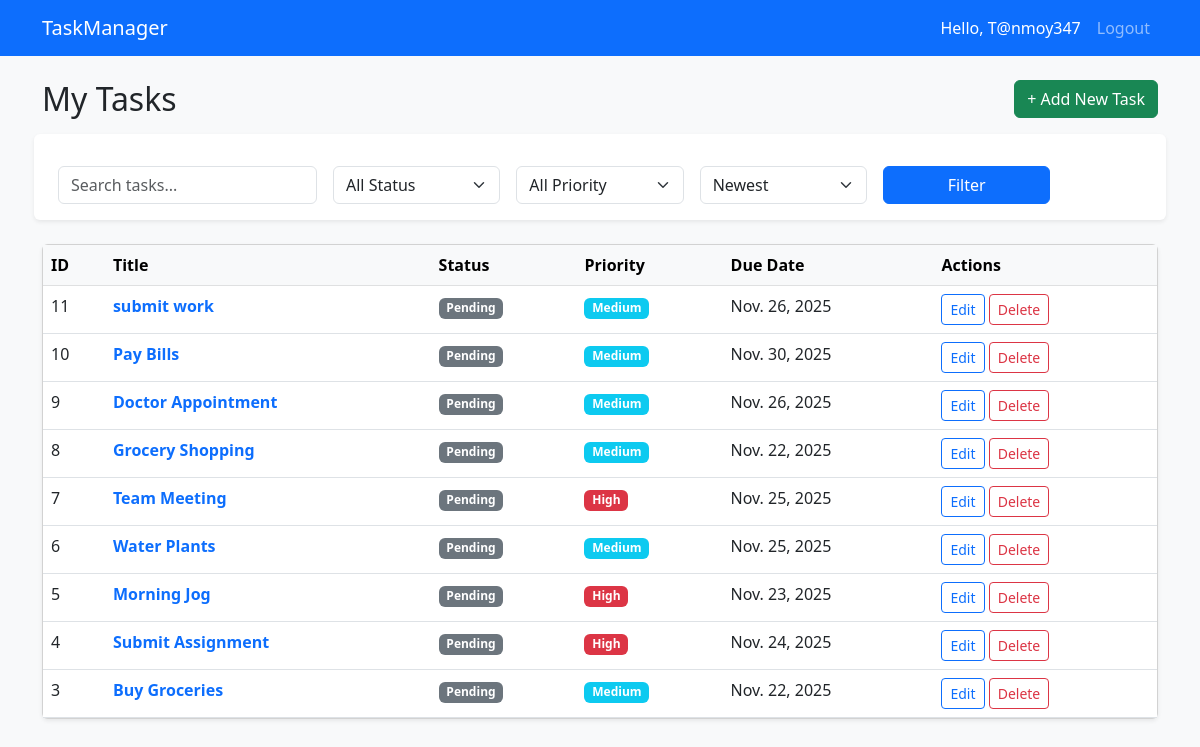
Screenshot of / (signed in) with the database file from the repository.
### tasks/models.py (models this page shows, shortened)
class Task(models.Model):
    STATUS_CHOICES = [
        ('Pending', 'Pending'),
        ('In Progress', 'In Progress'),
        ('Completed', 'Completed'),
    ]
    PRIORITY_CHOICES = [
        ('Low', 'Low'),
        ('Medium', 'Medium'),
        ('High', 'High'),
    ]
    title = models.CharField(max_length=200)
    description = models.TextField(blank=True, null=True)
    status = models.CharField(max_length=20, choices=STATUS_CHOICES, default='Pending')
    priority = models.CharField(max_length=10, choices=PRIORITY_CHOICES, default='Medium')
    due_date = models.DateField()
    created_at = models.DateTimeField(auto_now_add=True)
    updated_at = models.DateTimeField(auto_now=True)
    owner = models.ForeignKey(User, on_delete=models.CASCADE)

### tasks/views.py (the view)
# urls.py: path('', views.task_list, name='task_list'),
@login_required
def task_list(request):
    tasks = Task.objects.filter(owner=request.user)
    search_query = request.GET.get('search')
    if search_query:
        tasks = tasks.filter(
            Q(title__icontains=search_query) |
            Q(description__icontains=search_query)
        )
    status_filter = request.GET.get('status')
    if status_filter:
        tasks = tasks.filter(status=status_filter)
    priority_filter = request.GET.get('priority')
    if priority_filter:
        tasks = tasks.filter(priority=priority_filter)
    due_date_filter = request.GET.get('due_date')
    today = date.today()
    if due_date_filter == 'today':
        tasks = tasks.filter(due_date=today)
    elif due_date_filter == 'this_week':
        start_week = today - timedelta(days=today.weekday())
        end_week = start_week + timedelta(days=6)
        tasks = tasks.filter(due_date__range=[start_week, end_week])
    elif due_date_filter == 'overdue':
        tasks = tasks.filter(due_date__lt=today, status__in=['Pending', 'In Progress'])
    sort_by = request.GET.get('sort')
    if sort_by == 'oldest':
        tasks = tasks.order_by('created_at')
    else:
        tasks = tasks.order_by('-created_at') # Default newest
    return render(request, 'tasks/task_list.html', {'tasks': tasks})

### tasks/templates/tasks/task_list.html (shortened to what this page needs)
{% extends 'tasks/base.html' %}
{% block content %}
<div class="row mb-4">
    <div class="col-md-8">
        <h2>My Tasks</h2>
    </div>
    <div class="col-md-4 text-end">
        <a href="{% url 'create_task' %}" class="btn btn-success">+ Add New Task</a>
    </div>
</div>
<form method="get" class="row g-3 mb-4 bg-white p-3 rounded shadow-sm">
    <div class="col-md-3">
        <input type="text" name="search" class="form-control" placeholder="Search tasks..." value="{{ request.GET.search }}">
    </div>
    <div class="col-md-2">
        <select name="status" class="form-select">
            <option value="">All Status</option>
        </select>
    </div>
    <div class="col-md-2">
        <select name="priority" class="form-select">
            <option value="">All Priority</option>
        </select>
    </div>
    <div class="col-md-2">
        <select name="sort" class="form-select">
            <option value="newest" {% if request.GET.sort == 'newest' %}selected{% endif %}>Newest</option>
        </select>
    </div>
    <div class="col-md-2">
        <button type="submit" class="btn btn-primary w-100">Filter</button>
    </div>
</form>
<div class="card shadow-sm">
    <div class="card-body p-0">
        <table class="table table-hover mb-0">
            <thead class="table-light">
                <tr>
                    <th>ID</th>
                    <th>Title</th>
                    <th>Status</th>
                    <th>Priority</th>
                    <th>Due Date</th>
                    <th>Actions</th>
                </tr>
            </thead>
            <tbody>
                {% for task in tasks %}
                <tr>
                    <td>{{ task.id }}</td>
                    <td><a href="{% url 'task_detail' task.id %}" class="text-decoration-none fw-bold">{{ task.title }}</a></td>
                    <td>
                        <span class="badge bg-{% if task.status == 'Completed' %}success{% elif task.status == 'In Progress' %}warning{% else %}secondary{% endif %}">
                            {{ task.status }}
                        </span>
                    </td>
                    <td>
                        <span class="badge bg-{% if task.priority == 'High' %}danger{% elif task.priority == 'Medium' %}info{% else %}light text-dark{% endif %}">
                            {{ task.priority }}
                        </span>
                    </td>
                    <td>{{ task.due_date }}</td>
                    <td>
                        <a href="{% url 'update_task' task.id %}" class="btn btn-sm btn-outline-primary">Edit</a>
                        <a href="{% url 'delete_task' task.id %}" class="btn btn-sm btn-outline-danger">Delete</a>
                    </td>
                </tr>
                {% empty %}
                <tr>
                    <td colspan="6" class="text-center py-4">No tasks found.</td>
                </tr>
                {% endfor %}
            </tbody>
        </table>
    </div>
</div>
{% endblock %}

### tasks/templates/tasks/base.html (shortened to what this page needs)
<!DOCTYPE html>
<html lang="en">
<head>
    <link href="https://cdn.jsdelivr.net/npm/bootstrap@5.3.0/dist/css/bootstrap.min.css" rel="stylesheet">
</head>
<body class="bg-light">
    <nav class="navbar navbar-expand-lg navbar-dark bg-primary mb-4">
        <div class="container">
            <a class="navbar-brand" href="{% url 'task_list' %}">TaskManager</a>
            <div class="navbar-nav ms-auto">
                {% if user.is_authenticated %}
                    <span class="nav-item nav-link text-white">Hello, {{ user.username }}</span>
                    <form action="{% url 'logout' %}" method="post" class="d-inline">
                        <button type="submit" class="btn btn-link nav-link" style="text-decoration: none;">Logout</button>
                    </form>
                {% else %}
                    <a class="nav-item nav-link" href="{% url 'login' %}">Login</a>
                    <a class="nav-item nav-link" href="{% url 'register' %}">Register</a>
                {% endif %}
            </div>
        </div>
    </nav>
    <div class="container">
        {% block content %}{% endblock %}
    </div>
</body>
</html>

### rows the page displays
Task: id "11", title "submit work", status "Pending", priority "Medium", due_date "Nov. 26, 2025"
Task: id "10", title "Pay Bills", status "Pending", priority "Medium", due_date "Nov. 30, 2025"
Task: id "9", title "Doctor Appointment", status "Pending", priority "Medium", due_date "Nov. 26, 2025"
Task: id "8", title "Grocery Shopping", status "Pending", priority "Medium", due_date "Nov. 22, 2025"
Task: id "7", title "Team Meeting", status "Pending", priority "High", due_date "Nov. 25, 2025"
Task: id "6", title "Water Plants", status "Pending", priority "Medium", due_date "Nov. 25, 2025"
Task: id "5", title "Morning Jog", status "Pending", priority "High", due_date "Nov. 23, 2025"
Task: id "4", title "Submit Assignment", status "Pending", priority "High", due_date "Nov. 24, 2025"
Task: id "3", title "Buy Groceries", status "Pending", priority "Medium", due_date "Nov. 22, 2025"

### other values shown
{{ user.username }} "T@nmoy347"
